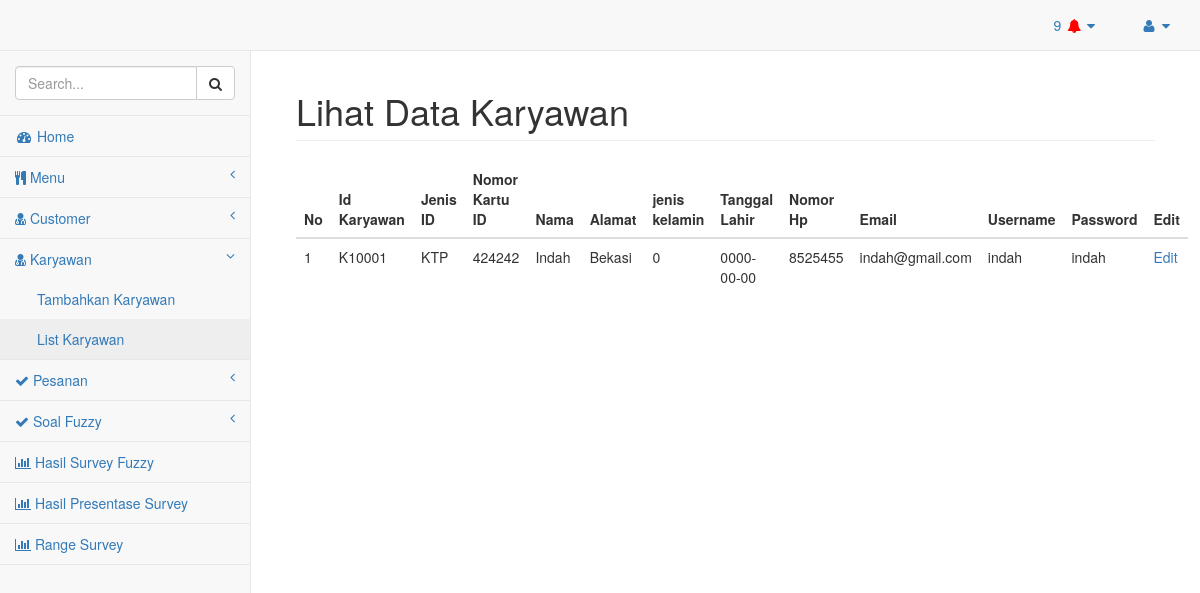
/Admin/lihat_karyawan.php, run on the app's committed database.
### tables this page shows
CREATE TABLE IF NOT EXISTS `karyawan` (
  `id_karyawan` varchar(10) NOT NULL,
  `jenis_id` varchar(50) NOT NULL,
  `no_id` int(20) NOT NULL,
  `nama` varchar(50) NOT NULL,
  `alamat` text NOT NULL,
  `kelamin` tinyint(1) DEFAULT NULL,
  `tgl_lahir` date DEFAULT NULL,
  `no_hp` varchar(15) NOT NULL,
  `email` varchar(30) NOT NULL,
  `username` varchar(20) NOT NULL,
  `password` varchar(20) NOT NULL
);

### Admin/lihat_karyawan.php (the view, shortened to what this page needs)
<!DOCTYPE html>
<?php
include('../konek.php');
?>
<html lang="en">
<head>
    <link href="../bower_components/bootstrap/dist/css/bootstrap.min.css" rel="stylesheet">
    <link href="../bower_components/metisMenu/dist/metisMenu.min.css" rel="stylesheet">
    <link href="../dist/css/sb-admin-2.css" rel="stylesheet">
    <link href="../bower_components/font-awesome/css/font-awesome.min.css" rel="stylesheet" type="text/css">
</head>
<body>
	<div id="wrapper">
		<nav class="navbar navbar-default navbar-static-top" role="navigation" style="margin-bottom: 0">
			<div class="navbar-header">
                <a class="navbar-brand" href="index.html">Selamat Datang <?php  ?></a>
			</div>
			<?php include('dropdown_admin.php'); ?>
        <div id="page-wrapper">
            <div class="container-fluid">
                <div class="row">
                    <div class="col-lg-12">
                        <h1 class="page-header">Lihat Data Karyawan</h1>
							<table class="table">
								<thead>
									<tr>
										<th>No</th>
										<th>Id Karyawan</th>
										<th>Jenis ID</th>
										<th>Nomor Kartu ID</th>
										<th>Nama</th>
										<th>Alamat</th>
										<th>jenis kelamin</th>
										<th>Tanggal Lahir</th>
										<th>Nomor Hp </th>
										<th>Email</th>
										<th>Username</th>
										<th>Password</th>
										<th>Edit</th>
									</tr>
								</thead>
								<tbody>
									<?php
									$sql ="select * from karyawan";
									$hasil = mysqli_query($konek, $sql);
									$no=1;
									while($data = mysqli_fetch_assoc($hasil))
									{
										echo "
										<tr>
											<td>$no</td>
											<td>$data[id_karyawan]</td>
											<td>$data[jenis_id]</td>
											<td>$data[no_id]</td>
											<td>$data[nama]</td>
											<td>$data[alamat]</td>
											<td>$data[kelamin]</td>
											<td>$data[tgl_lahir]</td>
											<td>$data[no_hp]</td>
											<td>$data[email]</td>
											<td>$data[username]</td>
											<td>$data[password]</td>
											<td><a href='#'>Edit</a></td>
										</tr>
										";
									$no++;
									}
								?>
								</tbody>
							</table>
                    </div>
                </div>
            </div>
        </div>
	</div>
</body>
</html>

### Depan/css/tabel/sb-admin-2.css (style rules this page uses)
body { background-color: #f8f8f8; }
#wrapper { width: 100%; }
#page-wrapper { padding: 0 15px; min-height: 568px; background-color: #fff; }
@media (min-width:768px) { #page-wrapper { position: inherit; margin: 0 0 0 250px; padding: 0 30px; border-left: 1px solid #e7e7e7; } }

### data on the page
karyawan: id_karyawan "K10001", jenis "KTP", no "424242", nama "Indah", alamat "Bekasi", kelamin "0", tgl_lahir "0000-00-00", no_hp "8525455", email "indah@gmail.com", username "indah", password "indah"

### other printed values
$jumlah_notif "9"
